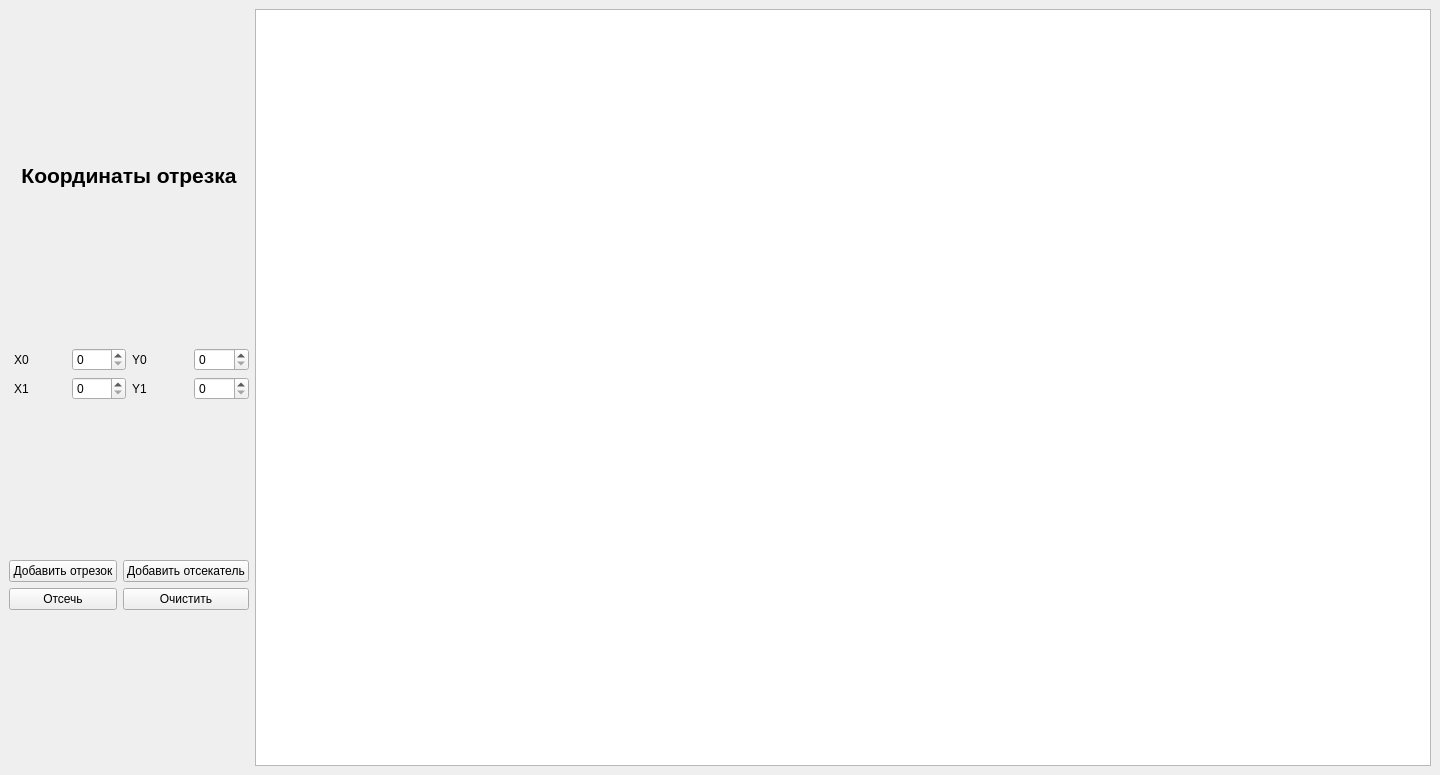
<?xml version="1.0" encoding="UTF-8"?>
<ui version="4.0">
 <class>MainWindow</class>
 <widget class="QMainWindow" name="MainWindow">
  <property name="geometry">
   <rect>
    <x>0</x>
    <y>0</y>
    <width>1440</width>
    <height>775</height>
   </rect>
  </property>
  <property name="sizePolicy">
   <sizepolicy hsizetype="Maximum" vsizetype="Maximum">
    <horstretch>0</horstretch>
    <verstretch>0</verstretch>
   </sizepolicy>
  </property>
  <property name="windowTitle">
   <string>MainWindow</string>
  </property>
  <property name="tabShape">
   <enum>QTabWidget::Rounded</enum>
  </property>
  <property name="dockOptions">
   <set>QMainWindow::AllowTabbedDocks|QMainWindow::AnimatedDocks</set>
  </property>
  <widget class="QWidget" name="centralwidget">
   <layout class="QHBoxLayout" name="horizontalLayout_2">
    <item>
     <layout class="QVBoxLayout" name="verticalLayout">
      <item>
       <widget class="QLabel" name="label_6">
        <property name="sizePolicy">
         <sizepolicy hsizetype="Minimum" vsizetype="Fixed">
          <horstretch>0</horstretch>
          <verstretch>0</verstretch>
         </sizepolicy>
        </property>
        <property name="minimumSize">
         <size>
          <width>0</width>
          <height>0</height>
         </size>
        </property>
        <property name="font">
         <font>
          <pointsize>16</pointsize>
          <weight>75</weight>
          <bold>true</bold>
         </font>
        </property>
        <property name="text">
         <string>Координаты отрезка</string>
        </property>
        <property name="alignment">
         <set>Qt::AlignBottom|Qt::AlignHCenter</set>
        </property>
       </widget>
      </item>
      <item>
       <layout class="QGridLayout" name="gridLayout_6">
        <item row="0" column="0">
         <layout class="QHBoxLayout" name="horizontalLayout">
          <property name="leftMargin">
           <number>5</number>
          </property>
          <item>
           <widget class="QLabel" name="label">
            <property name="text">
             <string>X0</string>
            </property>
           </widget>
          </item>
          <item>
           <widget class="QSpinBox" name="x0_spin">
            <property name="maximum">
             <number>2000</number>
            </property>
           </widget>
          </item>
         </layout>
        </item>
        <item row="0" column="1">
         <layout class="QHBoxLayout" name="horizontalLayout_4">
          <item>
           <widget class="QLabel" name="label_3">
            <property name="text">
             <string>Y0</string>
            </property>
           </widget>
          </item>
          <item>
           <widget class="QSpinBox" name="y0_spin">
            <property name="maximum">
             <number>2000</number>
            </property>
           </widget>
          </item>
         </layout>
        </item>
        <item row="1" column="0">
         <layout class="QHBoxLayout" name="horizontalLayout_3">
          <property name="sizeConstraint">
           <enum>QLayout::SetDefaultConstraint</enum>
          </property>
          <property name="leftMargin">
           <number>5</number>
          </property>
          <item>
           <widget class="QLabel" name="label_2">
            <property name="sizePolicy">
             <sizepolicy hsizetype="Minimum" vsizetype="Preferred">
              <horstretch>0</horstretch>
              <verstretch>0</verstretch>
             </sizepolicy>
            </property>
            <property name="text">
             <string>X1</string>
            </property>
           </widget>
          </item>
          <item>
           <widget class="QSpinBox" name="x1_spin">
            <property name="maximum">
             <number>2000</number>
            </property>
           </widget>
          </item>
         </layout>
        </item>
        <item row="1" column="1">
         <layout class="QHBoxLayout" name="horizontalLayout_5">
          <item>
           <widget class="QLabel" name="label_4">
            <property name="sizePolicy">
             <sizepolicy hsizetype="Minimum" vsizetype="Preferred">
              <horstretch>0</horstretch>
              <verstretch>0</verstretch>
             </sizepolicy>
            </property>
            <property name="text">
             <string>Y1</string>
            </property>
           </widget>
          </item>
          <item>
           <widget class="QSpinBox" name="y1_spin">
            <property name="maximum">
             <number>2000</number>
            </property>
           </widget>
          </item>
         </layout>
        </item>
       </layout>
      </item>
      <item>
       <layout class="QGridLayout" name="gridLayout_5">
        <item row="0" column="0">
         <widget class="QPushButton" name="add_line_btn">
          <property name="text">
           <string>Добавить отрезок</string>
          </property>
         </widget>
        </item>
        <item row="1" column="0">
         <widget class="QPushButton" name="cut_btn">
          <property name="text">
           <string>Отсечь</string>
          </property>
         </widget>
        </item>
        <item row="0" column="1">
         <widget class="QPushButton" name="add_cutter_btn">
          <property name="text">
           <string>Добавить отсекатель</string>
          </property>
         </widget>
        </item>
        <item row="1" column="1">
         <widget class="QPushButton" name="clean_btn">
          <property name="text">
           <string>Очистить</string>
          </property>
         </widget>
        </item>
       </layout>
      </item>
     </layout>
    </item>
    <item>
     <widget class="QGraphicsView" name="main_scene"/>
    </item>
   </layout>
  </widget>
  <action name="actionabout">
   <property name="text">
    <string>about</string>
   </property>
  </action>
 </widget>
 <resources/>
 <connections/>
</ui>
